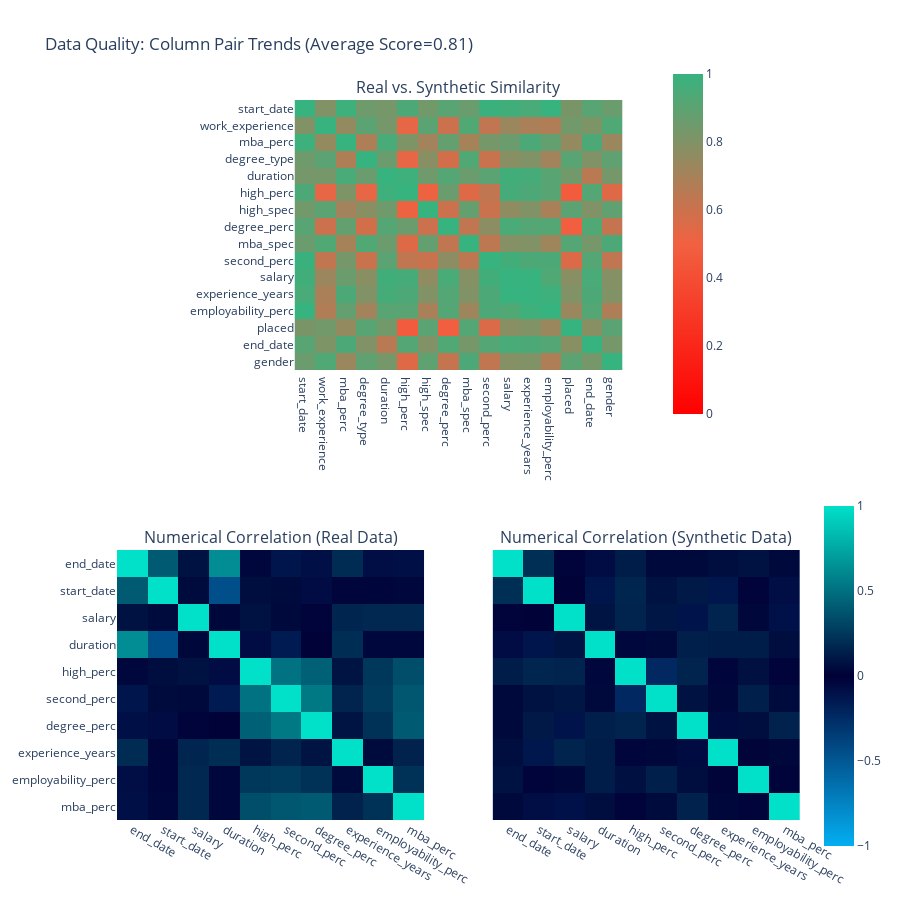

Notebook cell for this chart:
### Code cell
report.get_visualization(property_name='Column Pair Trends')

### Figure 1 — Plotly figure (JSON) as saved in the notebook; plotly's stock layout.template omitted (floating-point values rounded to 4 significant figures; data arrays with more than 128 entries replaced by an {"elided": "..."} marker saying what was removed)
{"data": [{"coloraxis": "coloraxis", "hovertemplate": "<b>Column Pair</b><br>(%{x},%{y})<br><br>Similarity: %{z}<extra></extra>", "type": "heatmap", "x": ["start_date", "work_experience", "mba_perc", "degree_type", "duration", "high_perc", "high_spec", "degree_perc", "mba_spec", "second_perc", "salary", "experience_years", "employability_perc", "placed", "end_date", "gender"], "xaxis": "x", "y": ["start_date", "work_experience", "mba_perc", "degree_type", "duration", "high_perc", "high_spec", "degree_perc", "mba_spec", "second_perc", "salary", "experience_years", "employability_perc", "placed", "end_date", "gender"], "yaxis": "y", "z": {"elided": "16x16 float values"}}, {"coloraxis": "coloraxis2", "customdata": [[1, 0.21, -0.02, -0.07, 0.13, 0.04, 0.04, 0.06, 0.08, 0.04], [0.21, 1, -0.01, -0.12, 0.17, 0.08, 0.11, -0.13, -0.02, -0.08], [-0.02, -0.01, 1, 0.09, 0.16, 0.1, -0.11, 0.16, 0.03, -0.1], [-0.07, -0.12, 0.09, 1, -0.04, 0.04, 0.14, 0.13, 0.13, 0.06], [0.13, 0.17, 0.16, -0.04, 1, -0.23, 0.16, -0.03, 0.07, -0.02], [0.04, 0.08, 0.1, 0.04, -0.23, 1, 0.08, 0.03, 0.14, 0.05], [0.04, 0.11, -0.11, 0.14, 0.16, 0.08, 1, -0.06, 0.06, 0.15], [0.06, -0.13, 0.16, 0.13, -0.03, 0.03, -0.06, 1, 0.02, 0.03], [0.08, -0.02, 0.03, 0.13, 0.07, 0.14, 0.06, 0.02, 1, -0.02], [0.04, -0.08, -0.1, 0.06, -0.02, 0.05, 0.15, 0.03, -0.02, 1]], "hovertemplate": "<b>Correlation</b><br>(%{x},%{y})<br><br>Real: %{z}<br>(vs. Synthetic: %{customdata})<extra></extra>", "type": "heatmap", "x": ["end_date", "start_date", "salary", "duration", "high_perc", "second_perc", "degree_perc", "experience_years", "employability_perc", "mba_perc"], "xaxis": "x2", "y": ["end_date", "start_date", "salary", "duration", "high_perc", "second_perc", "degree_perc", "experience_years", "employability_perc", "mba_perc"], "yaxis": "y2", "z": [[1, 0.4, 0.08, 0.63, -0.04, -0.12, -0.09, 0.19, -0.08, -0.09], [0.4, 1, 0.05, -0.45, 0.06, 0.05, -0.07, -0.03, -0.03, -0.04], [0.08, 0.05, 1, 0.03, 0.08, 0.04, -0.02, 0.17, 0.18, 0.18], [0.63, -0.45, 0.03, 1, -0.07, -0.15, -0.01, 0.2, -0.04, -0.04], [-0.04, 0.06, 0.08, -0.07, 1, 0.51, 0.43, 0.09, 0.25, 0.35], [-0.12, 0.05, 0.04, -0.15, 0.51, 1, 0.54, 0.16, 0.26, 0.39], [-0.09, -0.07, -0.02, -0.01, 0.43, 0.54, 1, 0.09, 0.22, 0.4], [0.19, -0.03, 0.17, 0.2, 0.09, 0.16, 0.09, 1, 0.05, 0.15], [-0.08, -0.03, 0.18, -0.04, 0.25, 0.26, 0.22, 0.05, 1, 0.22], [-0.09, -0.04, 0.18, -0.04, 0.35, 0.39, 0.4, 0.15, 0.22, 1]]}, {"coloraxis": "coloraxis2", "customdata": [[1, 0.4, 0.08, 0.63, -0.04, -0.12, -0.09, 0.19, -0.08, -0.09], [0.4, 1, 0.05, -0.45, 0.06, 0.05, -0.07, -0.03, -0.03, -0.04], [0.08, 0.05, 1, 0.03, 0.08, 0.04, -0.02, 0.17, 0.18, 0.18], [0.63, -0.45, 0.03, 1, -0.07, -0.15, -0.01, 0.2, -0.04, -0.04], [-0.04, 0.06, 0.08, -0.07, 1, 0.51, 0.43, 0.09, 0.25, 0.35], [-0.12, 0.05, 0.04, -0.15, 0.51, 1, 0.54, 0.16, 0.26, 0.39], [-0.09, -0.07, -0.02, -0.01, 0.43, 0.54, 1, 0.09, 0.22, 0.4], [0.19, -0.03, 0.17, 0.2, 0.09, 0.16, 0.09, 1, 0.05, 0.15], [-0.08, -0.03, 0.18, -0.04, 0.25, 0.26, 0.22, 0.05, 1, 0.22], [-0.09, -0.04, 0.18, -0.04, 0.35, 0.39, 0.4, 0.15, 0.22, 1]], "hovertemplate": "<b>Correlation</b><br>(%{x},%{y})<br><br>Synthetic: %{z}<br>(vs. Real: %{customdata})<extra></extra>", "type": "heatmap", "x": ["end_date", "start_date", "salary", "duration", "high_perc", "second_perc", "degree_perc", "experience_years", "employability_perc", "mba_perc"], "xaxis": "x3", "y": ["end_date", "start_date", "salary", "duration", "high_perc", "second_perc", "degree_perc", "experience_years", "employability_perc", "mba_perc"], "yaxis": "y3", "z": [[1, 0.21, -0.02, -0.07, 0.13, 0.04, 0.04, 0.06, 0.08, 0.04], [0.21, 1, -0.01, -0.12, 0.17, 0.08, 0.11, -0.13, -0.02, -0.08], [-0.02, -0.01, 1, 0.09, 0.16, 0.1, -0.11, 0.16, 0.03, -0.1], [-0.07, -0.12, 0.09, 1, -0.04, 0.04, 0.14, 0.13, 0.13, 0.06], [0.13, 0.17, 0.16, -0.04, 1, -0.23, 0.16, -0.03, 0.07, -0.02], [0.04, 0.08, 0.1, 0.04, -0.23, 1, 0.08, 0.03, 0.14, 0.05], [0.04, 0.11, -0.11, 0.14, 0.16, 0.08, 1, -0.06, 0.06, 0.15], [0.06, -0.13, 0.16, 0.13, -0.03, 0.03, -0.06, 1, 0.02, 0.03], [0.08, -0.02, 0.03, 0.13, 0.07, 0.14, 0.06, 0.02, 1, -0.02], [0.04, -0.08, -0.1, 0.06, -0.02, 0.05, 0.15, 0.03, -0.02, 1]]}], "layout": {"annotations": [{"font": {"size": 16}, "showarrow": false, "text": "Real vs. Synthetic Similarity", "x": 0.5, "xanchor": "center", "xref": "paper", "y": 1, "yanchor": "bottom", "yref": "paper"}, {"font": {"size": 16}, "showarrow": false, "text": "Numerical Correlation (Real Data)", "x": 0.225, "xanchor": "center", "xref": "paper", "y": 0.375, "yanchor": "bottom", "yref": "paper"}, {"font": {"size": 16}, "showarrow": false, "text": "Numerical Correlation (Synthetic Data)", "x": 0.775, "xanchor": "center", "xref": "paper", "y": 0.375, "yanchor": "bottom", "yref": "paper"}], "coloraxis": {"cmax": 1, "cmin": 0, "colorbar": {"len": 0.5, "x": 0.8, "y": 0.8}, "colorscale": [[0, "#FF0000"], [0.5, "#F16141"], [1, "#36B37E"]]}, "coloraxis2": {"cmax": 1, "cmin": -1, "colorbar": {"len": 0.5, "y": 0.2}, "colorscale": [[0, "#03AFF1"], [0.5, "#000036"], [1, "#01E0C9"]]}, "height": 900, "title": {"text": "Data Quality: Column Pair Trends (Average Score=0.81)"}, "width": 900, "xaxis": {"anchor": "y", "domain": [0.26, 0.74]}, "xaxis2": {"anchor": "y2", "domain": [0, 0.45]}, "xaxis3": {"anchor": "y3", "domain": [0.55, 1], "matches": "x2"}, "yaxis": {"anchor": "x", "autorange": "reversed", "domain": [0.625, 1]}, "yaxis2": {"anchor": "x2", "autorange": "reversed", "domain": [0, 0.375]}, "yaxis3": {"anchor": "x3", "autorange": "reversed", "domain": [0, 0.375], "matches": "y2", "visible": false}}}
